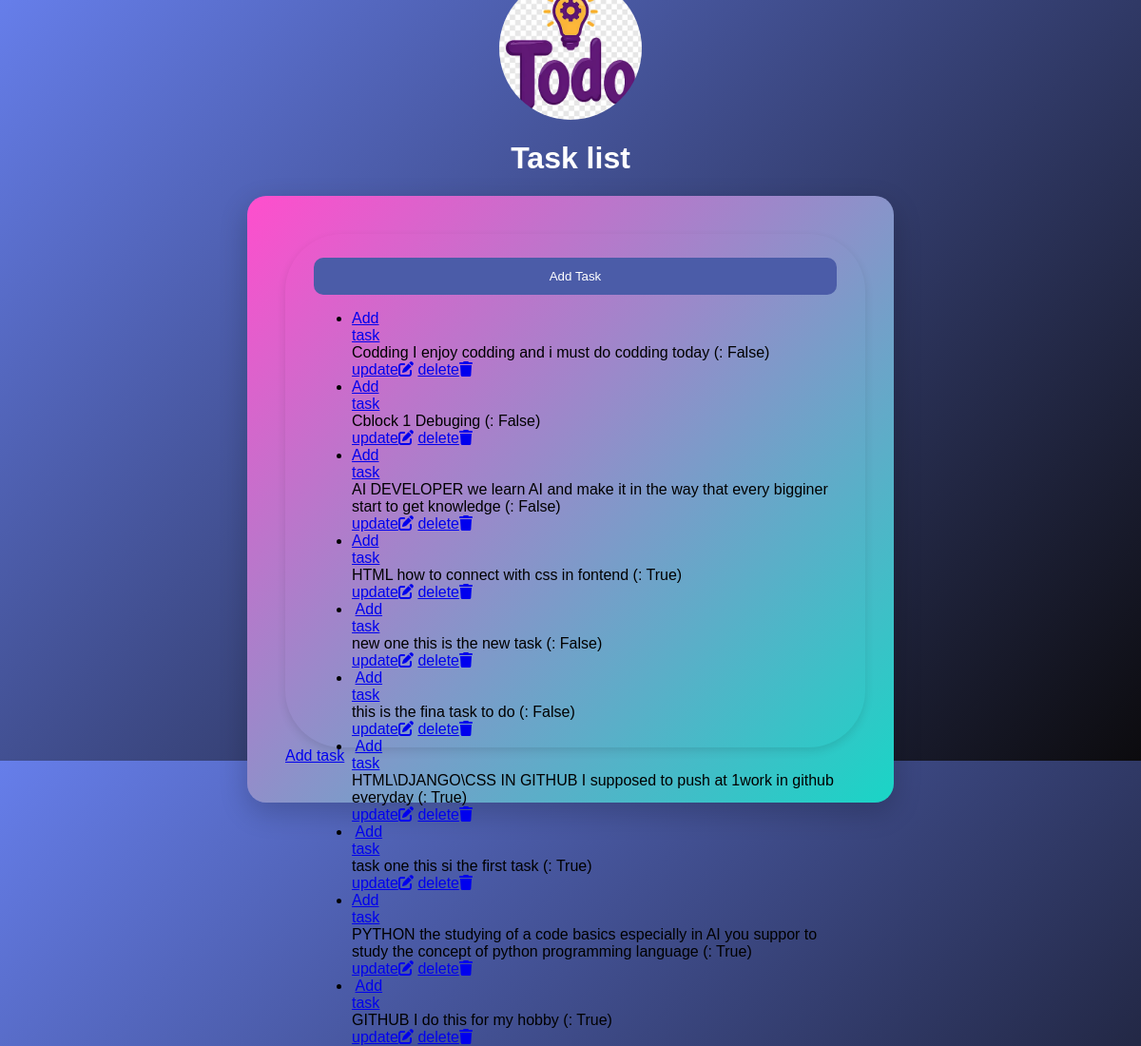
/tasks/ (signed in), run on an earlier commit of the app's database.
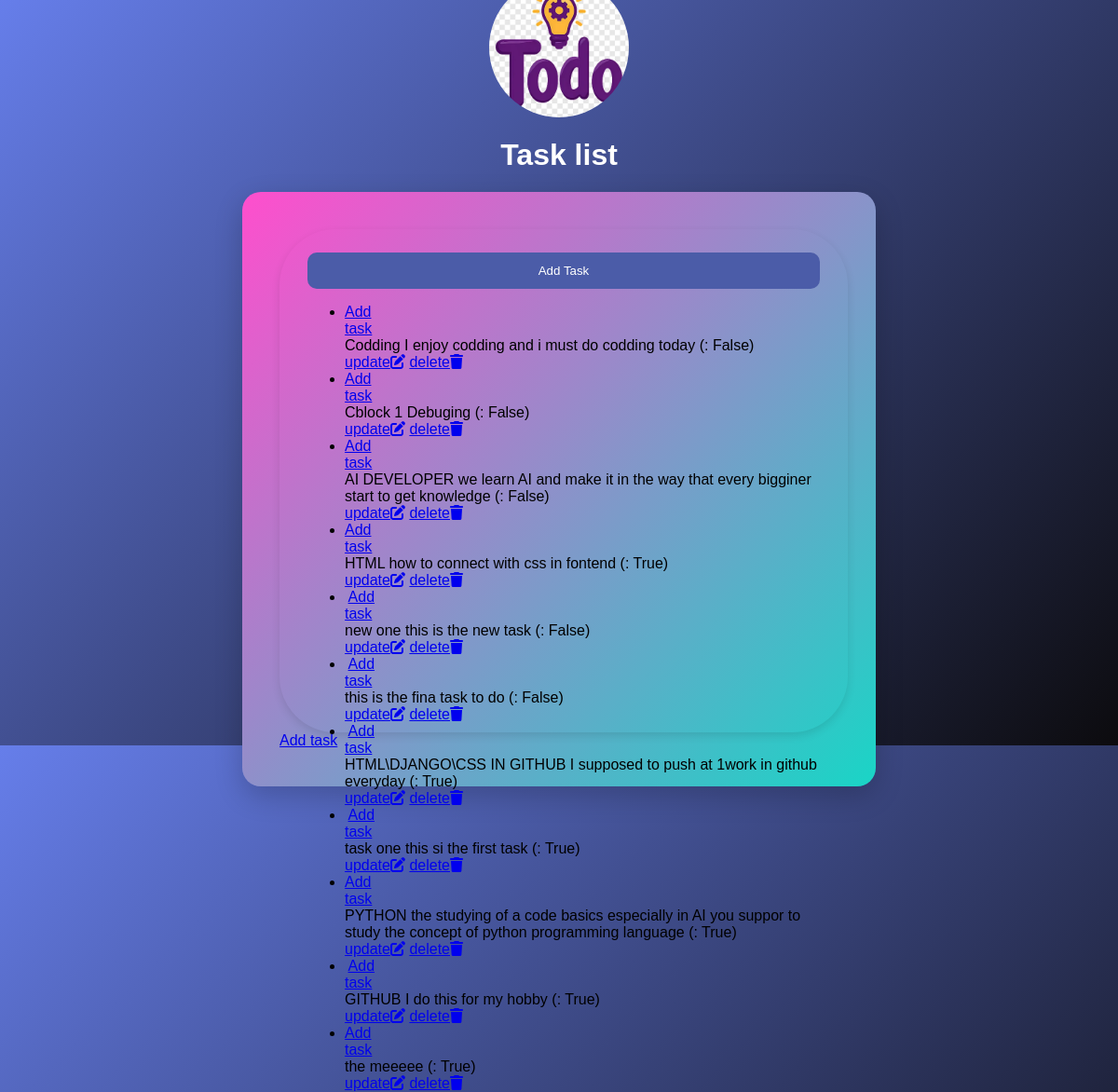
And on a later commit of the database.
### mimi/models.py (models this page shows, shortened)
class Task(models.Model):
    user =models.ForeignKey(User, on_delete=models.CASCADE, null=True, blank=True)
    title = models.CharField(max_length=200)
    description = models.TextField()
    completed = models.BooleanField(default=False)
    image = models.ImageField(upload_to='tasks/', null=True, blank=True)

### mimi/views.py (the view)
# urls.py: path('tasks/', views.task_list, name='task_list'),
@login_required(login_url='login')
def task_list(request):
    tasks = Task.objects.all()
    return render(request, "task_list.html", {"tasks": tasks})

### mimi/templates/task_list.html (shortened to what this page needs)
<!DOCTYPE html>
{% load static %}
<html lang="en">
<head>
    <link rel="stylesheet" href="{% static 'css/styles.css' %}">
    <link rel="stylesheet" href="https://cdnjs.cloudflare.com/ajax/libs/font-awesome/6.4.0/css/all.min.css" />
</head>
<body>
    <div class="tasklist-container">
        <div class="task-header">
            <img src="/media/tasks/todo.webp" alt="mimi logo" width="150" class="task-image">
            <h1>Task list</h1>
        </div>
        <div class="task-form-card">
            <form method="Task" action="{% url 'task_add' %}" encrypt="multipart/form-data">
                <button type="submit">Add Task</button>
                <ul>
                    {% for task in tasks %}
                        <li>
                            <div style="max-width: 40px;">
                                <a href="{% url 'task_add' %}">Add task</a>
                            </div>
                            <div>
                                {{ task.title }}  {{ task.description }} (: {{ task.completed }})
                            </div>
                            <div class="icons">
                                <a href="{% url 'task_update' task.id %}">update<i class="fa-solid fa-pen-to-square"></i></a>
                                <a href="{% url 'task_delete' task.id %}">delete<i class="fa-solid fa-trash"></i></a>
                            </div>
                        </li>
                    {% endfor %}
                </ul>
            </form>
                <a href="{% url 'task_add' %}">Add task</a>
        </div>
    </div>
</body>
</html>

What changed in the data, as far as the page shows it:
added Task: title "the", description "meeeee", completed "True"
